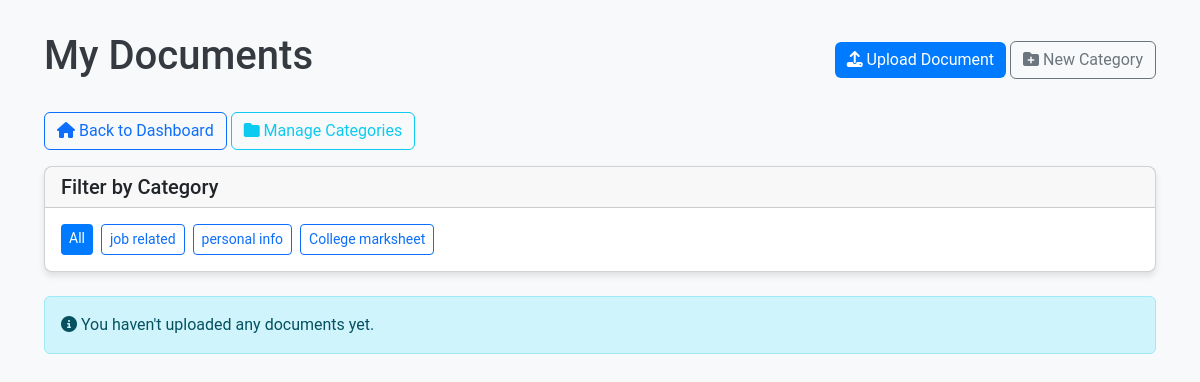
Page /documents/ (signed in) on the committed database.
### documents/models.py (models this page shows, shortened)
class Category(models.Model):
    name = models.CharField(max_length=100)
    description = models.TextField(blank=True, null=True)
    class Meta:
        verbose_name_plural = "Categories"

### documents/views.py (the view)
# urls.py: path('', views.document_list, name='document_list'),
@login_required
def document_list(request):
    documents = Document.objects.filter(user=request.user)
    categories = Category.objects.all()
    category_id = request.GET.get('category')
    if category_id:
        documents = documents.filter(category_id=category_id)
    context = {
        'documents': documents,
        'categories': categories
    }
    return render(request, 'documents/document_list.html', context)

### documents/templates/documents/document_list.html (shortened to what this page needs)
<!DOCTYPE html>
<html lang="en">
<head>
  <link href="https://cdn.jsdelivr.net/npm/bootstrap@5.3.0-alpha3/dist/css/bootstrap.min.css" rel="stylesheet">
  <link rel="stylesheet" href="https://cdnjs.cloudflare.com/ajax/libs/font-awesome/6.4.0/css/all.min.css">
</head>
<body>
  <div class="container">
    <div class="d-flex justify-content-between align-items-center mb-4">
      <h1>My Documents</h1>
      <div>
        <a href="{% url 'documents:upload_document' %}" class="btn btn-primary">
          <i class="fas fa-upload"></i> Upload Document
        </a>
        <a href="{% url 'documents:create_category' %}" class="btn btn-outline-secondary">
          <i class="fas fa-folder-plus"></i> New Category
        </a>
      </div>
    </div>
    <div class="mb-3">
      <a href="{% url 'dashboard' %}" class="btn btn-outline-primary">
        <i class="fas fa-home"></i> Back to Dashboard
      </a>
      <a href="{% url 'documents:category_list' %}" class="btn btn-outline-info">
        <i class="fas fa-folder"></i> Manage Categories
      </a>
    </div>
    <div class="card mb-4">
      <div class="card-header">
        <h5 class="card-title mb-0">Filter by Category</h5>
      </div>
      <div class="card-body">
        <div class="d-flex flex-wrap gap-2">
          <a href="{% url 'documents:document_list' %}" class="btn btn-sm {% if not request.GET.category %}btn-primary{% else %}btn-outline-primary{% endif %}">
            All
          </a>
          {% for category in categories %}
          <a href="{% url 'documents:document_list' %}?category={{ category.id }}"
             class="btn btn-sm {% if request.GET.category|add:'0' == category.id %}btn-primary{% else %}btn-outline-primary{% endif %}">
            {{ category.name }}
          </a>
          {% endfor %}
        </div>
      </div>
    </div>
    {% if documents %}
      <div class="row row-cols-1 row-cols-md-3 g-4">
        {% for document in documents %}
        <div class="col">
          <div class="card document-card">
            <div class="card-header">
              {% if document.file_type == 'PDF' %}
                <i class="fas fa-file-pdf text-danger document-icon"></i>
              {% elif document.file_type == 'DOC' or document.file_type == 'DOCX' %}
                <i class="fas fa-file-word text-primary document-icon"></i>
              {% elif document.file_type == 'XLS' or document.file_type == 'XLSX' %}
                <i class="fas fa-file-excel text-success document-icon"></i>
              {% elif document.file_type == 'JPG' or document.file_type == 'PNG' %}
                <i class="fas fa-file-image text-info document-icon"></i>
              {% else %}
                <i class="fas fa-file text-secondary document-icon"></i>
              {% endif %}
              <span class="fs-5">{{ document.file_type }}</span>
            </div>
            <div class="card-body">
              <h5 class="card-title">{{ document.title }}</h5>
              <h6 class="card-subtitle mb-2 text-muted">{{ document.category.name }}</h6>
              {% if document.description %}
              <p class="card-text">{{ document.description|truncatechars:100 }}</p>
              {% endif %}
              <p class="card-text">
                <small class="text-muted">Uploaded: {{ document.uploaded_at|date:"M d, Y" }}</small>
              </p>
              {% if document.expiry_date %}
              <p class="card-text">
                <small class="text-muted">Expires: {{ document.expiry_date|date:"M d, Y" }}</small>
              </p>
              {% endif %}
            </div>
            <div class="card-footer d-flex justify-content-between document-actions">
              <a href="{% url 'documents:document_detail' document.id %}" class="btn btn-sm btn-outline-primary">
                <i class="fas fa-eye"></i> View
              </a>
              <a href="{{ document.file.url }}" class="btn btn-sm btn-outline-success" download>
                <i class="fas fa-download"></i> Download
              </a>
              <a href="{% url 'documents:delete_document' document.id %}" class="btn btn-sm btn-outline-danger">
                <i class="fas fa-trash"></i> Delete
              </a>
            </div>
          </div>
        </div>
        {% endfor %}
      </div>
    {% else %}
      <div class="alert alert-info">
        <i class="fas fa-info-circle"></i> You haven't uploaded any documents yet.
      </div>
    {% endif %}
  </div>
</body>
</html>

### documents/templates/documents/document_list.html (style rules this page uses)
body { font-family: 'Roboto', sans-serif; background-color: #f8f9fa; padding: 2rem; }
h1, h2 { color: #343a40; }
.btn-primary { background-color: #007bff; border: none; }
.card { border-radius: 8px; box-shadow: 0 4px 6px rgba(0, 0, 0, 0.1); transition: transform 0.3s; }
.card-header { border-radius: 8px 8px 0 0; }

### rows in the picture
Category: name "job related"
Category: name "personal info"
Category: name "College marksheet"
